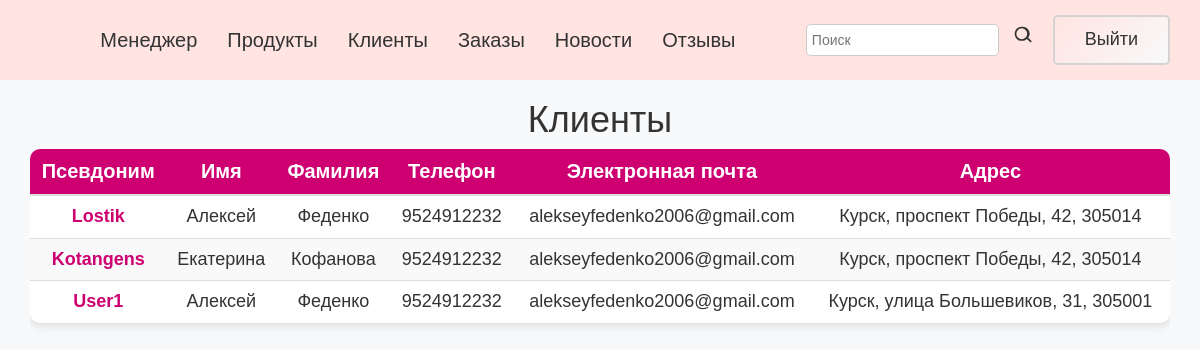
The page /meneger/admin_clients/ on the database its author committed.
### admin_app/models.py (models this page shows, shortened)
class Client(models.Model):
    user = models.OneToOneField(User, on_delete=models.CASCADE, verbose_name='Псевдоним')
    first_name = models.CharField(max_length=250, validators=[cyrillic_validator], verbose_name='Имя')
    last_name = models.CharField(max_length=250, validators=[cyrillic_validator], verbose_name='Фамилия')
    mobile = models.CharField(max_length=11, null=False, validators=[validate_russian_mobile], verbose_name='Мобильный телефон')
    email = models.CharField(max_length=50, null=True, blank=True, verbose_name='Электронная почта')
    address = models.CharField(max_length=40, null=True, blank=True, verbose_name='Адрес')

### admin_app/views.py (the view)
# urls.py: path('admin_clients/', views.admin_clients, name='admin_clients'),
def admin_clients(request):
    clients = models.Client.objects.all()
    highlight_id = request.GET.get('highlight')  # Получаем идентификатор для подсветки
    return render(request, 'admin_app/admin_clients.html', {
        'clients': clients,
        'highlight_id': highlight_id  # Передаем идентификатор в шаблон
    })

### templates/admin_app/admin_clients.html (shortened to what this page needs)
<!DOCTYPE html>
<html lang="ru">
<head>
    <link rel="stylesheet" href="https://maxcdn.bootstrapcdn.com/bootstrap/3.3.0/css/bootstrap.min.css">
</head>
<body>
    {% include "admin_app/navbar.html" %}
    <h1>Клиенты</h1>
    <div class="table-container">
        <table class="table" id="client-table">
            <thead>
                <tr>
                    <th onclick="sortTable('user')">Псевдоним </th>
                    <th onclick="sortTable('first_name')">Имя </th>
                    <th onclick="sortTable('last_name')">Фамилия </th>
                    <th onclick="sortTable('mobile')">Телефон </th>
                    <th onclick="sortTable('email')">Электронная почта </th>
                    <th onclick="sortTable('address')">Адрес </th>
                </tr>
            </thead>
            <tbody>
                {% for client in clients %}
                <tr data-client-id="{{ client.id }}" {% if client.id|stringformat:"s" == highlight_id %}class="highlighted-row"{% endif %}>
                    <td>{{ client.user.username }}</td>
                    <td>{{ client.user.first_name }}</td>
                    <td>{{ client.user.last_name }}</td>
                    <td>{{ client.mobile }}</td>
                    <td>{{ client.email }}</td>
                    <td>{{ client.address }}</td>
                </tr>
                {% endfor %}
            </tbody>
        </table>
    </div>
</body>
</html>

### templates/admin_app/admin_clients.html (style rules this page uses)
body { background-color: #f8f9fa; font-family: 'Arial', sans-serif; color: #333; }
h1 { text-align: center; margin-top: 20px; margin-bottom: 30px; font-size: 2.5rem; color: #CE0071; font-weight: bold; }
.table-container { display: flex; justify-content: center; align-items: center; margin: 0 auto; width: 95%; overflow-x: auto; }
.table { width: 100%; border-collapse: collapse; box-shadow: 0 4px 8px rgba(0, 0, 0, 0.1); border-radius: 10px; overflow: hidden; background-color: #fff; font-size: 1.2rem; }
.table thead { background-color: #CE0071; color: #fff; }
.table th, .table td { padding: 15px; text-align: center; border-bottom: 1px solid #ddd; vertical-align: middle; }
.table th { font-weight: bold; font-size: 2rem; user-select: none; }
.table tbody tr:nth-child(even) { background-color: #f9f9f9; }
.table tbody tr:last-child td { border-bottom: none; }
.table tbody td { font-size: 1.8rem; }
.table tbody td:first-child { font-weight: bold; color: #CE0071; }
.table tbody tr { animation: fadeIn 0.5s ease-in-out; }

### templates/admin_app/navbar.html (style rules this page uses)
body { background-color: #f8f9fa; font-family: Arial, sans-serif; }

### rows shown on the page
Client: user.username "Lostik", user.first_name "Алексей", user.last_name "Феденко", mobile "9524912232", email "alekseyfedenko2006@gmail.com", address "Курск, проспект Победы, 42, 305014"
Client: user.username "Kotangens", user.first_name "Екатерина", user.last_name "Кофанова", mobile "9524912232", email "alekseyfedenko2006@gmail.com", address "Курск, проспект Победы, 42, 305014"
Client: user.username "User1", user.first_name "Алексей", user.last_name "Феденко", mobile "9524912232", email "alekseyfedenko2006@gmail.com", address "Курск, улица Большевиков, 31, 305001"
